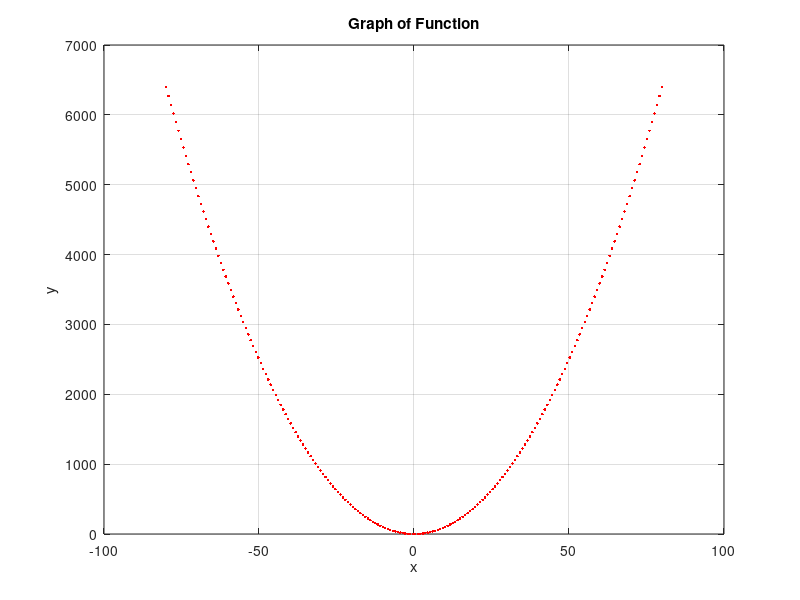
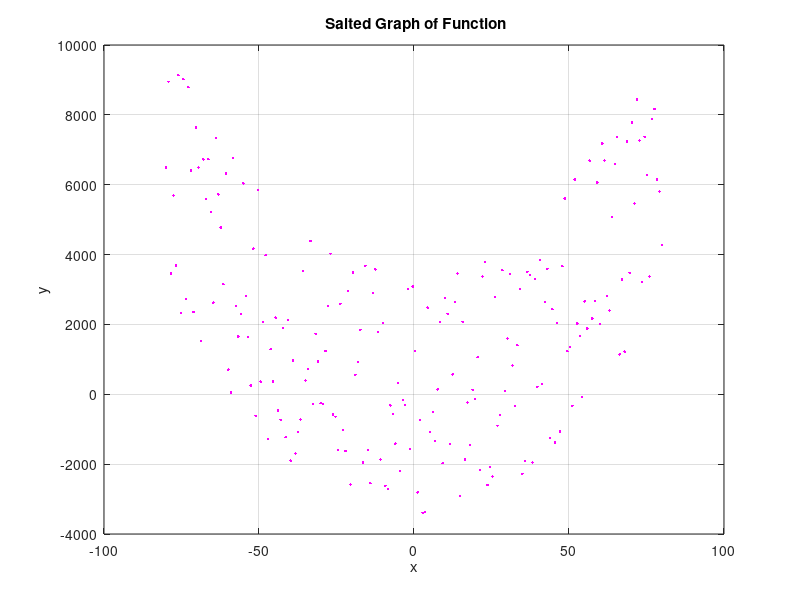
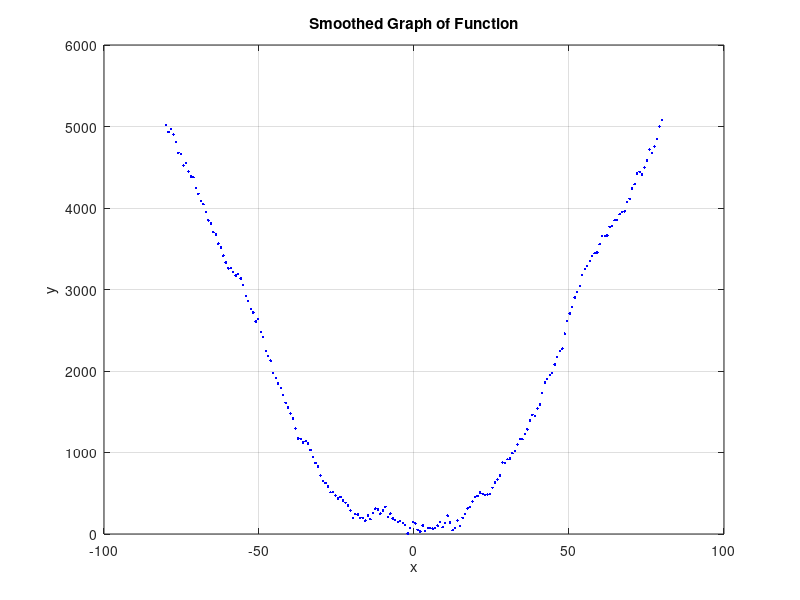

Reproduce these figures in MATLAB, in order.
% References
% Elements used from previous semester's project
% https://github.com/roccovulpis/Probability-and-Applied-Stats-Project-2/blob/f54ca2eddf404608e995c81af324c2688d1f2072/PlottingSaltingSmoothing/Octave/Code/plotting_salting_smoothing.m
% Creating multiple plot windows.
% https://docs.octave.org/v4.4.0/Multiple-Plot-Windows.html
% Setting the size and positions of plot windows.
% https://lists.gnu.org/archive/html/help-octave/2009-08/msg00184.html
% Generate random numbers.
% https://docs.octave.org/v6.4.0/Random-Number-Generation.html
% Conditional statements in Octave.
% https://docs.octave.org/latest/The-if-Statement.html
% Calculating the moving average over a sliding window.
% https://docs.octave.org/v6.3.0/Statistics-on-Sliding-Windows-of-Data.html
% Linearspace
% https://octave.sourceforge.io/octave/function/linspace.html
% https://www.quora.com/How-does-Octaves-linspace-function-work-internally

% Plotting the function y = ax^2 + bx + c to display the qudratic function.
% Coefficients a, b, and c alter the steepness, horizontal shift, and verticle shift of the parabola.
xBeginning = -80;
xEnd = 80;
numberOfPoints = 200;
a = 1;
b = 0;
c = 0;
x = linspace(xBeginning, xEnd, numberOfPoints);
y = a * x.^2 + b * x + c;

figure(1,"position", [5,400,550,500]);
plot(x, y, ".r");
title("Graph of Function");
xlabel("x");
ylabel("y");
grid on;

% Salting and plotting the function with an adjustment range of 0-3500.
for i = 1:length(x)
    adjust = randi(3500);
    if randi([0, 1]) == 0
        y(i) += adjust;
    else
        y(i) -= adjust;
    end
end

figure(2,"position", [550,400,550,500]);
plot(x, y, ".m");
title(" Salted Graph of Function");
xlabel("x");
ylabel("y");
grid on;

% Smoothing and plotting the previously salted function with a window value of 60.
windowValue = 60;
average = movmean(y, windowValue);

figure(3,"position", [1100,400,550,500]);
plot(x, average, ".b");
title("Smoothed Graph of Function");
xlabel("x");
ylabel("y");
grid on;



